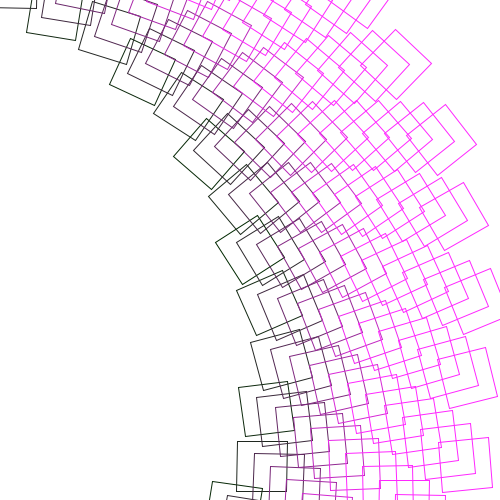
Frame 1 (no input)
Frame 60 (the mouse pressed at the canvas centre just before this capture): identical to frame 1, image omitted
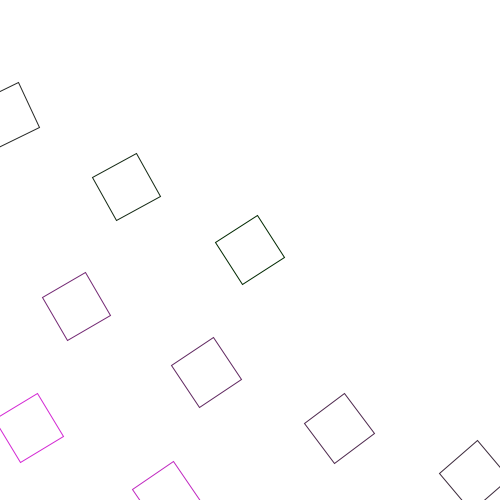
Frame 120 (the mouse held since frame 60 and released just before this capture)

The Processing sketch that drew these frames (run headless with seeded random() and noise(); from frame 60 on, the mouse is pressed at the canvas centre):

// Processing sketch: processing_9388
// ── processing_9388.pde

/**
 * Rotate. 
 * 
 * Rotating a square around the Z axis. To get the results
 * you expect, send the rotate function angle parameters that are
 * values between 0 and PI*2 (TWO_PI which is roughly 6.28). If you prefer to 
 * think about angles as degrees (0-360), you can use the radians() 
 * method to convert your values. For example: scale(radians(90))
 * is identical to the statement scale(PI/2). 
 
remixed by mar_b
 */

float angle;
float jitter;

void setup() {
  size(500, 500);
  smooth();
  noFill();
  rectMode(CENTER);
  frameRate(20);
}

void draw() {
  background(255);
    
    jitter = mouseX/100;
  
  //angle = angle + jitter;
  float c = cos(angle);
  for(int i=0; i<width; i++)
  {
  translate(width/2+i*0.3, height/2+i*0.3);
  rotate(c);
  stroke(i,40,i);
  rect(0, 0, 50, 50);   
if (mousePressed)
  {rotate(mouseX);
  translate(mouseY,mouseX);
  }  
}
  
}
 
